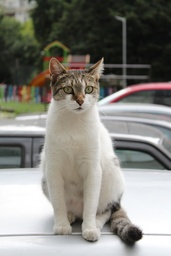
#> input picture grtpython/cat.jpg, 171 x 256 px, shrunk from 853 x 1280 before the run
$ python konvulasyon.py
#> lines starting #> are read from the running program, lines starting #| are printed output that depends on the picture
import cv2
import numpy as np
import matplotlib.pyplot as plt

# Resmi yükle
giris_resmi = cv2.imread("cat.jpg")  # Orijinal renkli resim
#> giris_resmi is the input picture: shape (256, 171, 3); mean B, G, R 125, 131.5, 133.1

# Çekirdek matrisi
matris = [
    [0, -2, 0],
    [-2, 11, -2],
    [0, -2, 0]
]

# Çekirdek boyutu
kernel_size = len(matris)
pad = kernel_size // 2  # Kenarlarda sıfır ekleme miktarı (padding)

# Resmin boyutlarını alın
resim_yuksekligi, resim_genisligi, kanal_sayisi = giris_resmi.shape
#> resim_yuksekligi = 256; resim_genisligi = 171; kanal_sayisi = 3

# Kenarları sıfırlarla doldur

def pad_image(image, pad, channel):
    padded_image = np.zeros((resim_yuksekligi + 2 * pad, resim_genisligi + 2 * pad), dtype=np.uint8)
    padded_image[pad:pad + resim_yuksekligi, pad:pad + resim_genisligi] = image[:, :, channel]
    return padded_image

# Konvolüsyon işlemini uygula

def apply_convolution(image, kernel):
    output = np.zeros_like(image, dtype=np.uint8)
    for channel in range(kanal_sayisi):
        padded_image = pad_image(image, pad, channel)
        channel_output = np.zeros((resim_yuksekligi, resim_genisligi), dtype=np.uint8)
        for i in range(pad, resim_yuksekligi + pad):
            for j in range(pad, resim_genisligi + pad):
                toplam = 0
                for m in range(kernel_size):
                    for n in range(kernel_size):
                        toplam += padded_image[i - pad + m, j - pad + n] * kernel[m][n]
                # Değerleri [0, 255] aralığına sınırla
                channel_output[i - pad, j - pad] = max(0, min(255, toplam))
        output[:, :, channel] = channel_output
#> this loop made 3 passes
#> pass 1, in apply_convolution, `padded_image = pad_image(image, pad, channel)`:
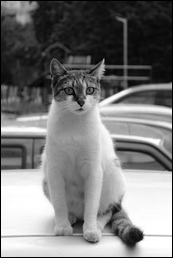
#> padded_image: shape (258, 173); min 0, max 255, mean 122.6
#> pass 2, in apply_convolution, `padded_image = pad_image(image, pad, channel)`:
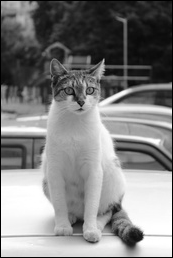
#> padded_image: shape (258, 173); min 0, max 255, mean 129
#> pass 3, in apply_convolution, `padded_image = pad_image(image, pad, channel)`:
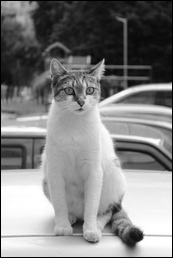
#> padded_image: shape (258, 173); min 0, max 255, mean 130.6
#> after the loop:
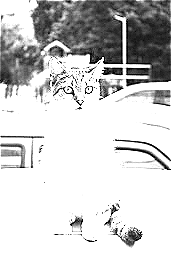
#> channel_output: shape (256, 171); min 0, max 255, mean 203.6
#> after the loop:
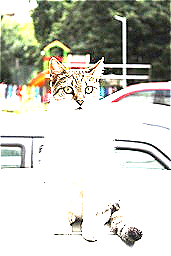
#> output: shape (256, 171, 3); mean B, G, R 194.9, 204.2, 203.6
    return output

# Konvolüsyon işlemini uygula
netlestirilmis_resim = apply_convolution(giris_resmi, matris)

# Orijinal ve netleştirilmiş resmi göster
plt.figure(figsize=(10, 5))

plt.subplot(1, 2, 1)
plt.imshow(cv2.cvtColor(giris_resmi, cv2.COLOR_BGR2RGB))
plt.title("Orijinal Resim")
plt.axis("off")

plt.subplot(1, 2, 2)
plt.imshow(cv2.cvtColor(netlestirilmis_resim, cv2.COLOR_BGR2RGB))
plt.title("Konvolüsyon ile Netleştirilmiş Resim")
plt.axis("off")

plt.tight_layout()
plt.show()
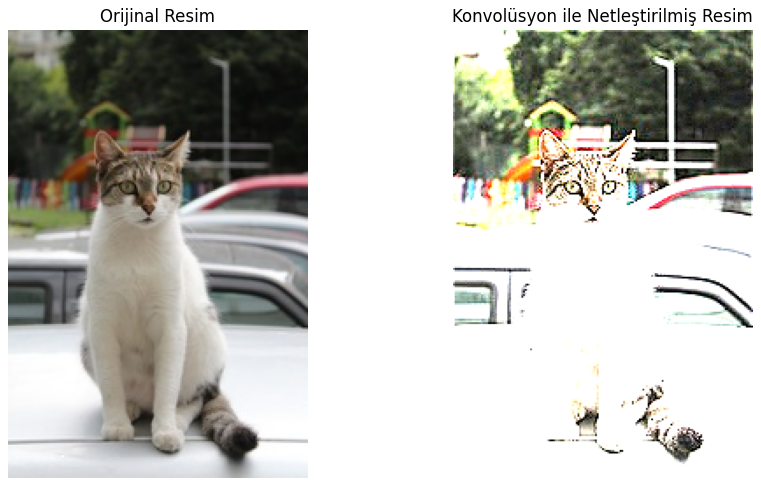
#> figure drawn by matplotlib, 2 panels

$ run again, with grtpython/Plaka.jpg copied over grtpython/cat.jpg
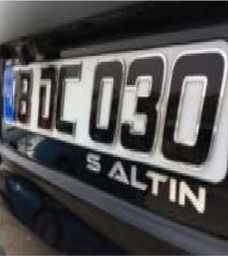
#> input picture grtpython/Plaka.jpg, 228 x 256 px, shrunk from 241 x 271 before the run
#> giris_resmi is the input picture: shape (256, 228, 3); mean B, G, R 81.8, 81.3, 82.2
#> after the loop in apply_convolution, `for channel in range(kanal_sayisi):`:
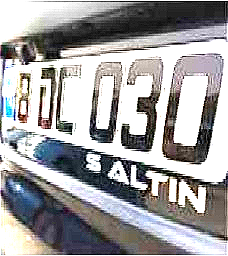
#> output: shape (256, 228, 3); mean B, G, R 159.7, 158.6, 159.8
#> `plt.show()`:
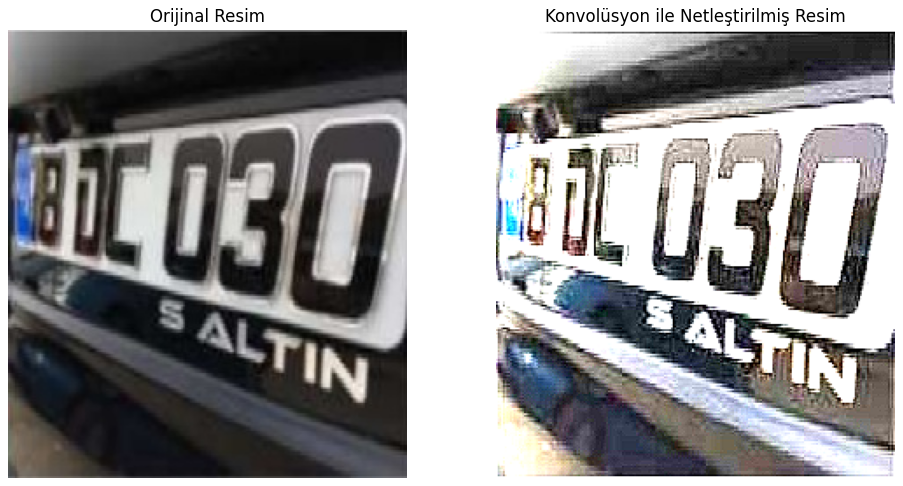
#> figure drawn by matplotlib, 2 panels

$ run again, with grtpython/matkap.jpg copied over grtpython/cat.jpg
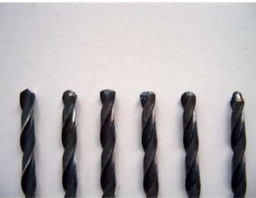
#> input picture grtpython/matkap.jpg, 256 x 198 px, shrunk from 571 x 442 before the run
#> giris_resmi is the input picture: shape (198, 256, 3); mean B, G, R 179.6, 177.6, 181.4
#> after the loop in apply_convolution, `for channel in range(kanal_sayisi):`:
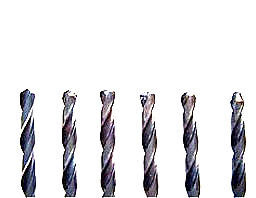
#> output: shape (198, 256, 3); mean B, G, R 230.2, 227.8, 228.5
#> `plt.show()`:
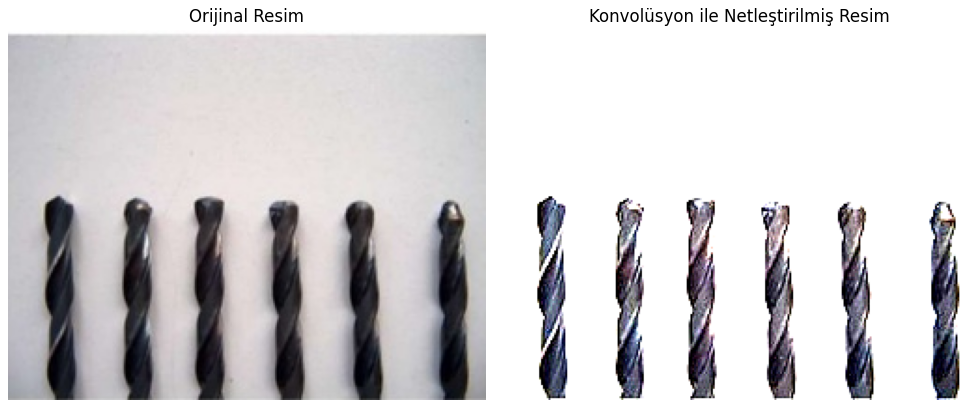
#> figure drawn by matplotlib, 2 panels

$ run again, with grtpython/nar.jpg copied over grtpython/cat.jpg
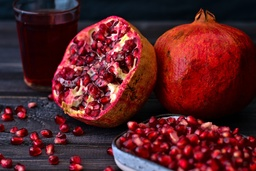
#> input picture grtpython/nar.jpg, 256 x 171 px, shrunk from 1280 x 853 before the run
#> giris_resmi is the input picture: shape (171, 256, 3); mean B, G, R 38.4, 33.7, 90.9
#> after the loop in apply_convolution, `for channel in range(kanal_sayisi):`:
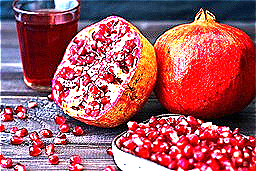
#> output: shape (171, 256, 3); mean B, G, R 96.3, 87.7, 167.5
#> `plt.show()`:
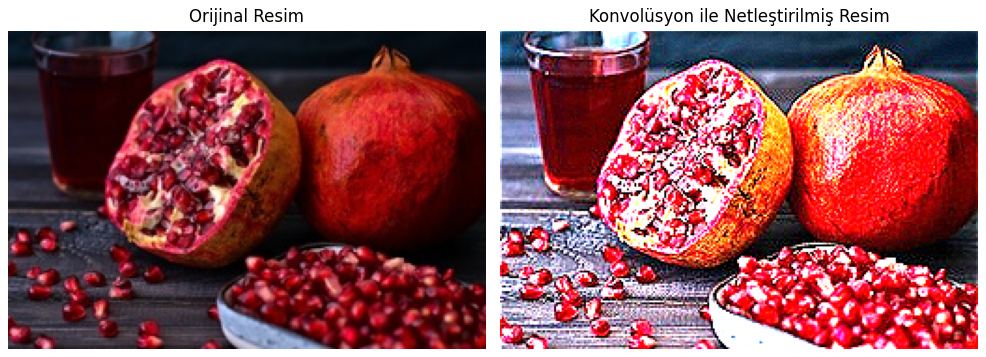
#> figure drawn by matplotlib, 2 panels
